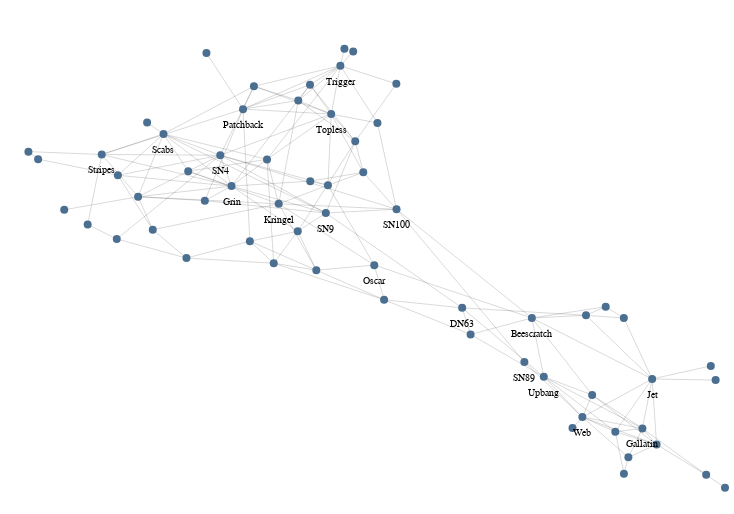

Here is the notebook cell this chart was saved with:
### Code cell
alph(
    G,
    layout_fn=partial(
        # nx.spring_layout, k=.2, iterations=1000, seed=123
        layout.force_atlas, strongGravityMode=False, gravity=2, seed=123
        #layout.force_atlas_sknet, n_iter=100, gravity_factor=0.01, repulsive_factor=0.03, init_seed=123
    ),
    node_args=dict(
        size=alt.value(8**2),
        fill=alt.value("#4b6f91"),
        halo_offset=None,
        tooltip_attrs=["label"],
        label_attr=alt.condition(
            (alt.datum.degree_centrality > 0.14) | (alt.datum.betweenness_centrality > 0.05),
            "label",
            alt.value("")
        ),
    ),
    edge_args=dict(
        color="black",
        opacity=0.3,
        strokeWidth=alt.value(0.5),
    ),
).configure_view(strokeWidth=0).properties(width=720, height=500)

### Figure 1 — Vega-Lite specification as saved in the notebook (floating-point values rounded to 4 significant figures; data arrays with more than 128 entries replaced by an {"elided": "..."} marker saying what was removed)
{"config": {"view": {"continuousWidth": 400, "continuousHeight": 300, "strokeWidth": 0}}, "layer": [{"data": {"name": "data-9daa32e211765fac853e6f4d84075ab1"}, "mark": "line", "encoding": {"color": {"value": "black"}, "detail": {"field": "edge", "type": "quantitative"}, "opacity": {"value": 0.3}, "strokeWidth": {"value": 0.5}, "x": {"axis": {"domain": false, "grid": false, "labels": false, "ticks": false, "title": ""}, "field": "x", "type": "quantitative"}, "y": {"axis": {"domain": false, "grid": false, "labels": false, "ticks": false, "title": ""}, "field": "y", "type": "quantitative"}}}, {"layer": [{"mark": "circle", "encoding": {"fill": {"value": "#4b6f91"}, "opacity": {"value": 1}, "size": {"value": 64}, "stroke": {"value": "#565656"}, "strokeWidth": {"value": 0}, "tooltip": [{"field": "label", "type": "nominal"}], "x": {"axis": {"domain": false, "grid": false, "labels": false, "ticks": false, "title": ""}, "field": "x", "type": "quantitative"}, "y": {"axis": {"domain": false, "grid": false, "labels": false, "ticks": false, "title": ""}, "field": "y", "type": "quantitative"}}}, {"mark": {"type": "text", "align": "center", "baseline": "middle", "color": "black", "size": 10}, "encoding": {"text": {"condition": {"field": "label", "type": "nominal", "test": "((datum.degree_centrality > 0.14) || (datum.betweenness_centrality > 0.05))"}, "value": ""}, "x": {"axis": {"domain": false, "grid": false, "labels": false, "ticks": false, "title": ""}, "field": "x", "type": "quantitative"}, "y": {"axis": {"domain": false, "grid": false, "labels": false, "ticks": false, "title": ""}, "field": "__y_label", "type": "quantitative"}}}], "data": {"name": "data-a1fe777cf01396d02a7398ff335f4d3f"}}], "height": 500, "resolve": {"scale": {"color": "independent", "fill": "independent", "opacity": "independent", "size": "independent", "strokeWidth": "independent"}}, "width": 720, "$schema": "https://vega.github.io/schema/vega-lite/v4.17.0.json", "datasets": {"data-9daa32e211765fac853e6f4d84075ab1": {"elided": "318 records"}, "data-a1fe777cf01396d02a7398ff335f4d3f": [{"y": 273.7, "degree_centrality": 0.09836, "x": 384.6, "betweenness_centrality": 0.01908, "label": "Beak", "__node_size": 64, "__node_r": 4.0, "__y_label": 257.7}, {"y": 187.0, "degree_centrality": 0.1311, "x": 612.2, "betweenness_centrality": 0.2133, "label": "Beescratch", "__node_size": 64, "__node_r": 4.0, "__y_label": 171.0}, {"y": 246.9, "degree_centrality": 0.06557, "x": 276.4, "betweenness_centrality": 0.009073, "label": "Bumper", "__node_size": 64, "__node_r": 4.0, "__y_label": 230.9}, {"y": 323.9, "degree_centrality": 0.04918, "x": 396.8, "betweenness_centrality": 0.002374, "label": "CCL", "__node_size": 64, "__node_r": 4.0, "__y_label": 307.9}, {"y": 456.2, "degree_centrality": 0.01639, "x": 430.0, "betweenness_centrality": 0.0, "label": "Cross", "__node_size": 64, "__node_r": 4.0, "__y_label": 440.2}, {"y": 47.71, "degree_centrality": 0.06557, "x": 706.1, "betweenness_centrality": 0.00438, "label": "DN16", "__node_size": 64, "__node_r": 4.0, "__y_label": 31.71}, {"y": 73.29, "degree_centrality": 0.09836, "x": 693.3, "betweenness_centrality": 0.02937, "label": "DN21", "__node_size": 64, "__node_r": 4.0, "__y_label": 57.29}, {"y": 197.1, "degree_centrality": 0.08197, "x": 544.5, "betweenness_centrality": 0.1182, "label": "DN63", "__node_size": 64, "__node_r": 4.0, "__y_label": 181.1}, {"y": 319.7, "degree_centrality": 0.09836, "x": 414.0, "betweenness_centrality": 0.02237, "label": "Double", "__node_size": 64, "__node_r": 4.0, "__y_label": 303.7}, {"y": 60.44, "degree_centrality": 0.1148, "x": 733.5, "betweenness_centrality": 0.02089, "label": "Feather", "__node_size": 64, "__node_r": 4.0, "__y_label": 44.44}, {"y": 263.9, "degree_centrality": 0.08197, "x": 338.1, "betweenness_centrality": 0.01609, "label": "Fish", "__node_size": 64, "__node_r": 4.0, "__y_label": 247.9}, {"y": 453.5, "degree_centrality": 0.01639, "x": 438.5, "betweenness_centrality": 0.0, "label": "Five", "__node_size": 64, "__node_r": 4.0, "__y_label": 437.5}, {"y": 382.4, "degree_centrality": 0.01639, "x": 238.2, "betweenness_centrality": 0.0, "label": "Fork", "__node_size": 64, "__node_r": 4.0, "__y_label": 366.4}, {"y": 76.56, "degree_centrality": 0.1311, "x": 719.7, "betweenness_centrality": 0.05285, "label": "Gallatin", "__node_size": 64, "__node_r": 4.0, "__y_label": 60.56}, {"y": 318.9, "degree_centrality": 0.1967, "x": 320.2, "betweenness_centrality": 0.06197, "label": "Grin", "__node_size": 64, "__node_r": 4.0, "__y_label": 302.9}, {"y": 363.6, "degree_centrality": 0.1148, "x": 440.5, "betweenness_centrality": 0.03329, "label": "Haecksel", "__node_size": 64, "__node_r": 4.0, "__y_label": 347.6}, {"y": 333.8, "degree_centrality": 0.09836, "x": 278.1, "betweenness_centrality": 0.003305, "label": "Hook", "__node_size": 64, "__node_r": 4.0, "__y_label": 317.8}, {"y": 126.0, "degree_centrality": 0.1475, "x": 729.2, "betweenness_centrality": 0.1143, "label": "Jet", "__node_size": 64, "__node_r": 4.0, "__y_label": 110.0}, {"y": 404.5, "degree_centrality": 0.1148, "x": 385.1, "betweenness_centrality": 0.01485, "label": "Jonah", "__node_size": 64, "__node_r": 4.0, "__y_label": 388.5}, {"y": 170.6, "degree_centrality": 0.06557, "x": 552.7, "betweenness_centrality": 0.01331, "label": "Knit", "__node_size": 64, "__node_r": 4.0, "__y_label": 154.6}, {"y": 301.2, "degree_centrality": 0.1475, "x": 366.1, "betweenness_centrality": 0.1026, "label": "Kringel", "__node_size": 64, "__node_r": 4.0, "__y_label": 285.2}, {"y": 418.8, "degree_centrality": 0.09836, "x": 342.0, "betweenness_centrality": 0.0127, "label": "MN105", "__node_size": 64, "__node_r": 4.0, "__y_label": 402.8}, {"y": 124.9, "degree_centrality": 0.01639, "x": 790.9, "betweenness_centrality": 0.0, "label": "MN23", "__node_size": 64, "__node_r": 4.0, "__y_label": 108.9}, {"y": 382.1, "degree_centrality": 0.04918, "x": 462.1, "betweenness_centrality": 0.04218, "label": "MN60", "__node_size": 64, "__node_r": 4.0, "__y_label": 366.1}, {"y": 420.2, "degree_centrality": 0.09836, "x": 396.5, "betweenness_centrality": 0.007383, "label": "MN83", "__node_size": 64, "__node_r": 4.0, "__y_label": 404.2}, {"y": 187.0, "degree_centrality": 0.04918, "x": 701.6, "betweenness_centrality": 0.001644, "label": "Mus", "__node_size": 64, "__node_r": 4.0, "__y_label": 171.0}, {"y": 198.3, "degree_centrality": 0.04918, "x": 684.0, "betweenness_centrality": 0.004362, "label": "Notch", "__node_size": 64, "__node_r": 4.0, "__y_label": 182.3}, {"y": 189.7, "degree_centrality": 0.08197, "x": 664.9, "betweenness_centrality": 0.02924, "label": "Number1", "__node_size": 64, "__node_r": 4.0, "__y_label": 173.7}, {"y": 239.9, "degree_centrality": 0.08197, "x": 459.0, "betweenness_centrality": 0.06676, "label": "Oscar", "__node_size": 64, "__node_r": 4.0, "__y_label": 223.9}, {"y": 395.9, "degree_centrality": 0.1475, "x": 331.4, "betweenness_centrality": 0.06553, "label": "Patchback", "__node_size": 64, "__node_r": 4.0, "__y_label": 379.9}, {"y": 205.2, "degree_centrality": 0.08197, "x": 468.6, "betweenness_centrality": 0.03305, "label": "PL", "__node_size": 64, "__node_r": 4.0, "__y_label": 189.2}, {"y": 139.1, "degree_centrality": 0.01639, "x": 786.2, "betweenness_centrality": 0.0, "label": "Quasi", "__node_size": 64, "__node_r": 4.0, "__y_label": 123.1}, {"y": 30.26, "degree_centrality": 0.04918, "x": 781.7, "betweenness_centrality": 0.03279, "label": "Ripplefluke", "__node_size": 64, "__node_r": 4.0, "__y_label": 14.26}, {"y": 371.0, "degree_centrality": 0.1639, "x": 254.1, "betweenness_centrality": 0.05717, "label": "Scabs", "__node_size": 64, "__node_r": 4.0, "__y_label": 355.0}, {"y": 329.7, "degree_centrality": 0.08197, "x": 209.7, "betweenness_centrality": 0.03269, "label": "Shmuddel", "__node_size": 64, "__node_r": 4.0, "__y_label": 313.7}, {"y": 452.0, "degree_centrality": 0.01639, "x": 295.8, "betweenness_centrality": 0.0, "label": "SMN5", "__node_size": 64, "__node_r": 4.0, "__y_label": 436.0}, {"y": 295.8, "degree_centrality": 0.1148, "x": 480.6, "betweenness_centrality": 0.2482, "label": "SN100", "__node_size": 64, "__node_r": 4.0, "__y_label": 279.8}, {"y": 349.8, "degree_centrality": 0.1803, "x": 309.3, "betweenness_centrality": 0.1386, "label": "SN4", "__node_size": 64, "__node_r": 4.0, "__y_label": 333.8}, {"y": 308.3, "degree_centrality": 0.1311, "x": 229.4, "betweenness_centrality": 0.04535, "label": "SN63", "__node_size": 64, "__node_r": 4.0, "__y_label": 292.3}, {"y": 142.9, "degree_centrality": 0.03279, "x": 605.0, "betweenness_centrality": 0.07052, "label": "SN89", "__node_size": 64, "__node_r": 4.0, "__y_label": 126.9}, {"y": 292.0, "degree_centrality": 0.1311, "x": 411.9, "betweenness_centrality": 0.1431, "label": "SN9", "__node_size": 64, "__node_r": 4.0, "__y_label": 276.0}, {"y": 110.1, "degree_centrality": 0.08197, "x": 670.8, "betweenness_centrality": 0.02325, "label": "SN90", "__node_size": 64, "__node_r": 4.0, "__y_label": 94.08}, {"y": 241.8, "degree_centrality": 0.09836, "x": 361.3, "betweenness_centrality": 0.02916, "label": "SN96", "__node_size": 64, "__node_r": 4.0, "__y_label": 225.8}, {"y": 350.5, "degree_centrality": 0.1148, "x": 194.0, "betweenness_centrality": 0.06283, "label": "Stripes", "__node_size": 64, "__node_r": 4.0, "__y_label": 334.5}, {"y": 275.3, "degree_centrality": 0.06557, "x": 243.7, "betweenness_centrality": 0.01204, "label": "Thumper", "__node_size": 64, "__node_r": 4.0, "__y_label": 259.3}, {"y": 391.0, "degree_centrality": 0.1803, "x": 417.2, "betweenness_centrality": 0.04067, "label": "Topless", "__node_size": 64, "__node_r": 4.0, "__y_label": 375.0}, {"y": 353.4, "degree_centrality": 0.03279, "x": 122.8, "betweenness_centrality": 0.003008, "label": "TR120", "__node_size": 64, "__node_r": 4.0, "__y_label": 337.4}, {"y": 234.8, "degree_centrality": 0.09836, "x": 402.7, "betweenness_centrality": 0.0232, "label": "TR77", "__node_size": 64, "__node_r": 4.0, "__y_label": 218.8}, {"y": 77.01, "degree_centrality": 0.01639, "x": 651.8, "betweenness_centrality": 0.0, "label": "TR82", "__node_size": 64, "__node_r": 4.0, "__y_label": 61.01}, {"y": 345.8, "degree_centrality": 0.03279, "x": 132.2, "betweenness_centrality": 0.000929, "label": "TR88", "__node_size": 64, "__node_r": 4.0, "__y_label": 329.8}, {"y": 345.6, "degree_centrality": 0.1148, "x": 354.7, "betweenness_centrality": 0.03341, "label": "TR99", "__node_size": 64, "__node_r": 4.0, "__y_label": 329.6}, {"y": 439.2, "degree_centrality": 0.1639, "x": 426.0, "betweenness_centrality": 0.08468, "label": "Trigger", "__node_size": 64, "__node_r": 4.0, "__y_label": 423.2}, {"y": 304.3, "degree_centrality": 0.06557, "x": 294.3, "betweenness_centrality": 0.01923, "label": "TSN103", "__node_size": 64, "__node_r": 4.0, "__y_label": 288.3}, {"y": 280.5, "degree_centrality": 0.03279, "x": 180.4, "betweenness_centrality": 0.001193, "label": "TSN83", "__node_size": 64, "__node_r": 4.0, "__y_label": 264.5}, {"y": 128.1, "degree_centrality": 0.1148, "x": 623.8, "betweenness_centrality": 0.09912, "label": "Upbang", "__node_size": 64, "__node_r": 4.0, "__y_label": 112.1}, {"y": 421.2, "degree_centrality": 0.03279, "x": 480.5, "betweenness_centrality": 0.0008775, "label": "Vau", "__node_size": 64, "__node_r": 4.0, "__y_label": 405.2}, {"y": 31.3, "degree_centrality": 0.03279, "x": 701.7, "betweenness_centrality": 0.0001366, "label": "Wave", "__node_size": 64, "__node_r": 4.0, "__y_label": 15.3}, {"y": 87.89, "degree_centrality": 0.1475, "x": 661.3, "betweenness_centrality": 0.0842, "label": "Web", "__node_size": 64, "__node_r": 4.0, "__y_label": 71.89}, {"y": 295.2, "degree_centrality": 0.01639, "x": 157.6, "betweenness_centrality": 0.0, "label": "Whitetip", "__node_size": 64, "__node_r": 4.0, "__y_label": 279.2}, {"y": 332.7, "degree_centrality": 0.08197, "x": 448.3, "betweenness_centrality": 0.02033, "label": "Zap", "__node_size": 64, "__node_r": 4.0, "__y_label": 316.7}, {"y": 17.31, "degree_centrality": 0.01639, "x": 800.0, "betweenness_centrality": 0.0, "label": "Zig", "__node_size": 64, "__node_r": 4.0, "__y_label": 1.31}, {"y": 266.0, "degree_centrality": 0.04918, "x": 208.7, "betweenness_centrality": 0.01419, "label": "Zipfel", "__node_size": 64, "__node_r": 4.0, "__y_label": 250.0}]}}
